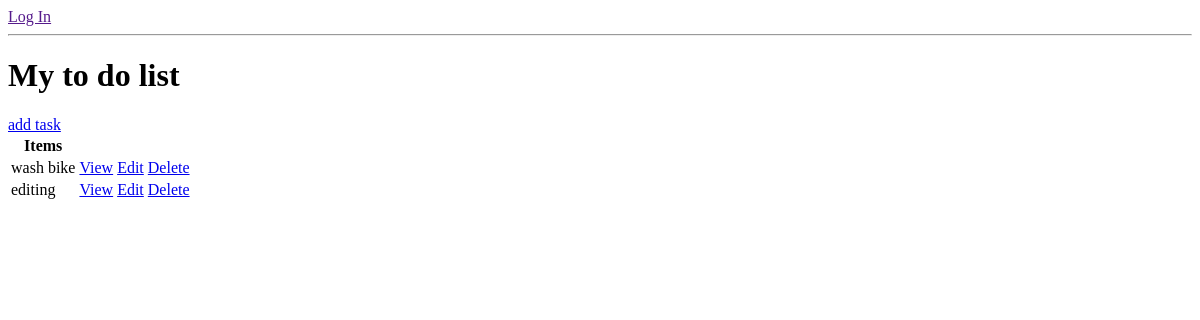
The app's page /, older data.
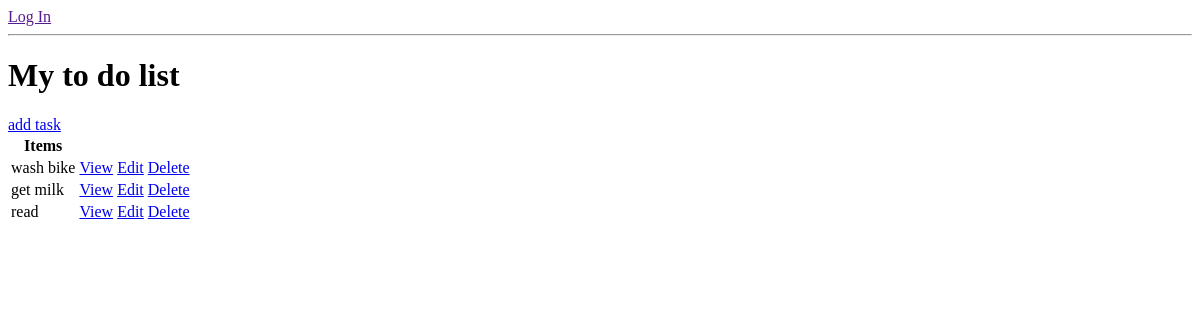
The same page, newer data.
### base/models.py (models this page shows, shortened)
class Task(models.Model):
    user = models.ForeignKey(User, on_delete=models.CASCADE, null=True, blank=True)
    title = models.CharField(max_length=200)
    description = models.TextField(null=True, blank=True)
    complete = models.BooleanField(default=False)
    created = models.DateTimeField(auto_now_add=True)
    class Meta:
        ordering = ['complete']

### base/views.py (the view)
# urls.py: path('', TaskList.as_view(), name='tasks'),
class TaskList(ListView):
    model = Task
    context_object_name = 'tasks'

### base/templates/base/task_list.html
{%if request.user.is_authenticated%}
    <p>{{request.user}}</p>
    <a href="">Log Out</a>
{% else %}
    <a href="">Log In</a>
{% endif %}
<hr>
<h1>My to do list</h1>
<a href="{%url 'task-create'%}">add task</a>
<table>
        <th>Items</th>
        {% for task in tasks %}
            <tr>
                <td>{{task.title}}</td>
                <td><a href="{%url 'task' task.id %}">View</a></td>
                <td><a href="{%url 'task-update' task.id %}">Edit</a></td>
                <td><a href="{%url 'task-delete' task.id %}">Delete</a></td>
            </tr>
            {%empty%}
                <h3>No Items in list</h3>
        {% endfor %}
</table>

Row changes from the older to the newer data that the page shows:
removed Task: title "editing"
added Task: title "get milk"
added Task: title "read"
